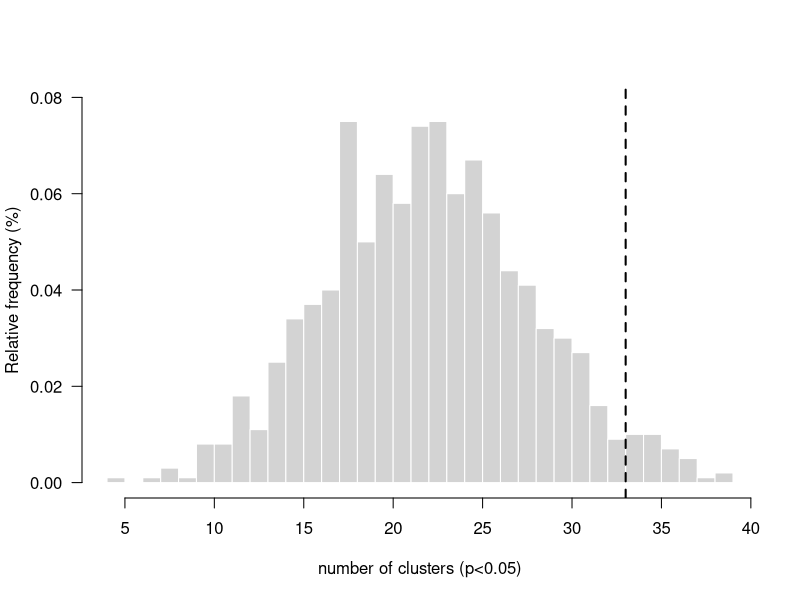

Here is the R script that generated this plot:
rm(list=ls())
graphics.off()

significant_clusters_after_randomised_status <- read.csv("extended_data_figure_4.csv")
hist(significant_clusters_after_randomised_status$number_of_clusers_with_p_less_than_0.05,breaks =40,border = "white",freq = F,las=1,ylab="Relative frequency (%)",xlab="number of clusters (p<0.05)",ylim=c(0,0.08),main = "")
abline(v=33,lty=2,lwd=2)
